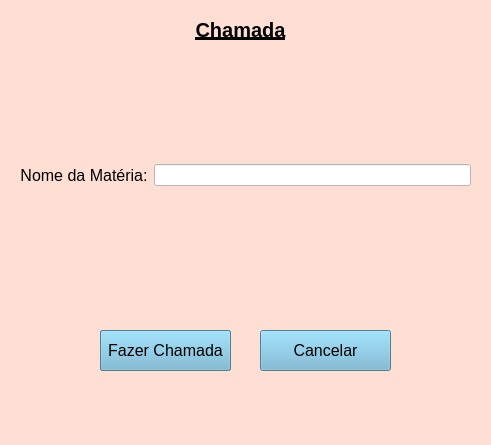
<?xml version="1.0" encoding="UTF-8"?>
<ui version="4.0">
 <class>adicionarFalta</class>
 <widget class="QDialog" name="adicionarFalta">
  <property name="enabled">
   <bool>true</bool>
  </property>
  <property name="geometry">
   <rect>
    <x>0</x>
    <y>0</y>
    <width>491</width>
    <height>445</height>
   </rect>
  </property>
  <property name="windowTitle">
   <string>Dialog</string>
  </property>
  <property name="styleSheet">
   <string notr="true">background-color:#FFDFD3</string>
  </property>
  <widget class="QLabel" name="label">
   <property name="geometry">
    <rect>
     <x>70</x>
     <y>20</y>
     <width>341</width>
     <height>20</height>
    </rect>
   </property>
   <property name="font">
    <font>
     <pointsize>-1</pointsize>
     <weight>75</weight>
     <bold>true</bold>
     <underline>true</underline>
    </font>
   </property>
   <property name="styleSheet">
    <string notr="true">font-size:20px;</string>
   </property>
   <property name="text">
    <string>Chamada</string>
   </property>
   <property name="alignment">
    <set>Qt::AlignCenter</set>
   </property>
  </widget>
  <widget class="QPushButton" name="pushButton_3">
   <property name="enabled">
    <bool>true</bool>
   </property>
   <property name="geometry">
    <rect>
     <x>100</x>
     <y>330</y>
     <width>131</width>
     <height>41</height>
    </rect>
   </property>
   <property name="styleSheet">
    <string notr="true">font-size:16px;
background-color:#6CB2D1</string>
   </property>
   <property name="inputMethodHints">
    <set>Qt::ImhNone</set>
   </property>
   <property name="text">
    <string>Finalizar</string>
   </property>
  </widget>
  <widget class="QPushButton" name="pushButton">
   <property name="geometry">
    <rect>
     <x>100</x>
     <y>330</y>
     <width>131</width>
     <height>41</height>
    </rect>
   </property>
   <property name="styleSheet">
    <string notr="true">font-size:16px;
background-color:#6CB2D1</string>
   </property>
   <property name="text">
    <string>Fazer Chamada</string>
   </property>
   <property name="default">
    <bool>false</bool>
   </property>
   <property name="flat">
    <bool>false</bool>
   </property>
  </widget>
  <widget class="QPushButton" name="pushButton_2">
   <property name="geometry">
    <rect>
     <x>260</x>
     <y>330</y>
     <width>131</width>
     <height>41</height>
    </rect>
   </property>
   <property name="styleSheet">
    <string notr="true">font-size:16px;
background-color:#6CB2D1</string>
   </property>
   <property name="text">
    <string>Cancelar</string>
   </property>
  </widget>
  <widget class="QWidget" name="horizontalLayoutWidget">
   <property name="geometry">
    <rect>
     <x>20</x>
     <y>70</y>
     <width>451</width>
     <height>211</height>
    </rect>
   </property>
   <layout class="QHBoxLayout" name="horizontalLayout">
    <item>
     <layout class="QVBoxLayout" name="verticalLayout_3">
      <item>
       <widget class="QLabel" name="label_6">
        <property name="styleSheet">
         <string notr="true">font-size:16px;
</string>
        </property>
        <property name="text">
         <string>Nome da Matéria:</string>
        </property>
        <property name="alignment">
         <set>Qt::AlignCenter</set>
        </property>
       </widget>
      </item>
     </layout>
    </item>
    <item>
     <spacer name="horizontalSpacer">
      <property name="orientation">
       <enum>Qt::Horizontal</enum>
      </property>
      <property name="sizeType">
       <enum>QSizePolicy::Fixed</enum>
      </property>
      <property name="sizeHint" stdset="0">
       <size>
        <width>0</width>
        <height>20</height>
       </size>
      </property>
     </spacer>
    </item>
    <item>
     <layout class="QVBoxLayout" name="verticalLayout_4">
      <item>
       <widget class="QLineEdit" name="lineEdit_5">
        <property name="accessibleName">
         <string/>
        </property>
        <property name="autoFillBackground">
         <bool>false</bool>
        </property>
        <property name="styleSheet">
         <string notr="true">background-color:white;</string>
        </property>
        <property name="inputMask">
         <string/>
        </property>
        <property name="text">
         <string/>
        </property>
       </widget>
      </item>
     </layout>
    </item>
   </layout>
  </widget>
 </widget>
 <resources/>
 <connections>
  <connection>
   <sender>pushButton_2</sender>
   <signal>clicked()</signal>
   <receiver>adicionarFalta</receiver>
   <slot>close()</slot>
   <hints>
    <hint type="sourcelabel">
     <x>330</x>
     <y>259</y>
    </hint>
    <hint type="destinationlabel">
     <x>378</x>
     <y>384</y>
    </hint>
   </hints>
  </connection>
  <connection>
   <sender>pushButton</sender>
   <signal>clicked()</signal>
   <receiver>pushButton</receiver>
   <slot>close()</slot>
   <hints>
    <hint type="sourcelabel">
     <x>417</x>
     <y>207</y>
    </hint>
    <hint type="destinationlabel">
     <x>525</x>
     <y>213</y>
    </hint>
   </hints>
  </connection>
 </connections>
</ui>
